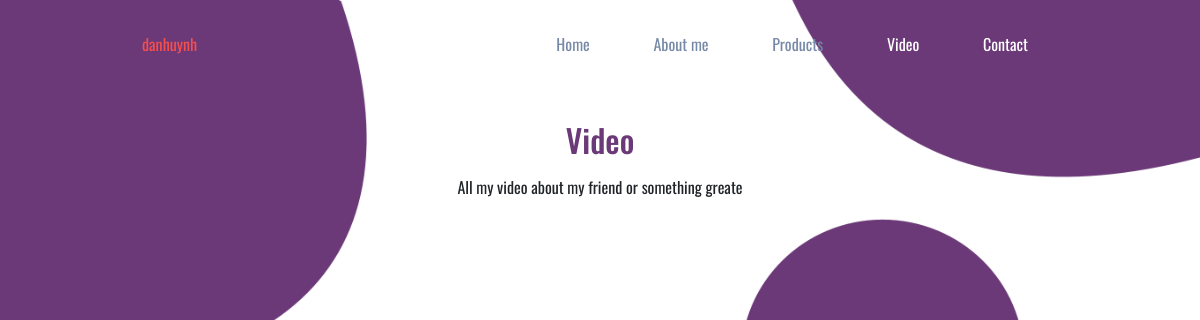
Before: /video/ with the older database file.
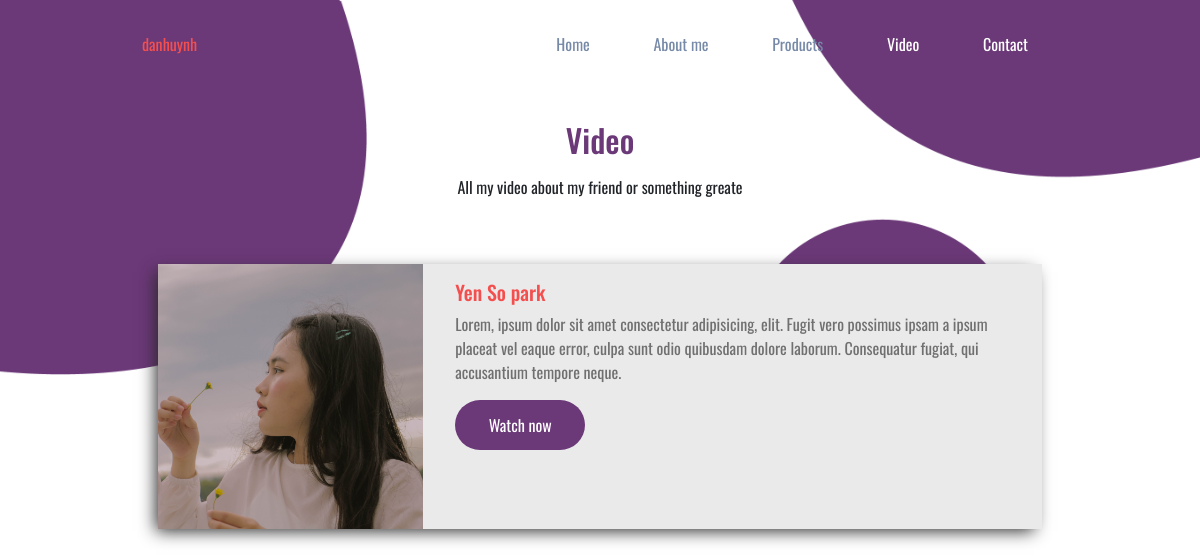
After: the same page with the newer database file.
### video/models.py (models this page shows, shortened)
class VideoModel(models.Model):
	title = models.CharField(max_length=200,null=True, default=None);
	description = models.TextField(max_length=1000,null=True, default=None);
	video = models.FileField(upload_to='video_files', null=True)
	images = models.ImageField(upload_to='videos');
	create_at = models.DateTimeField(null=True, default=None);

### video/views.py (the view)
# urls.py: path('video/', video_views.VideoIndexView.as_view(), name='video'),
class VideoIndexView(views.View):
	def get(self, request):
		item_video = VideoModel.objects.all()
		context = {'item_video': item_video}
		return render(request, 'video/videoindex.html', context)

### templates/video/videoindex.html (shortened to what this page needs)
{% extends 'core/base.html' %}
{% load static %}
{% block css_blocl %}
<link rel="stylesheet" href="{% static 'video/index.css' %}">
{% endblock %}
{% block content %}
<div class="video-all container">
	<div class="title-video">
		<h2 class="titlevideo">Video</h2>
		<p>All my video about my friend or something greate</p>
	</div>
	<div class="list-video">
		{% if item_video %}
		{% for item in item_video %}
		<div class="card-video" data-aos="fade-right">
			<img src="{{ MEDIA_URL }}{{item.images}}">
			<div class="descrip">
				<a href=""><h5>{{ item.title }}</h5></a>
				<p>{{ item.description }}</p>
				<button type="button" data-toggle="modal" data-target="#myModal" class="watchnow">Watch now</button>
			</div>
		</div>
		{% endfor %}
		{% endif %}
	</div>
</div>
{% endblock %}

### templates/core/base.html (shortened to what this page needs)
{% load static %}
<!DOCTYPE html>
<html lang="en">
<head>
	<link rel="stylesheet" href="https://unpkg.com/aos@next/dist/aos.css" />
	<link rel="stylesheet" href="https://maxcdn.bootstrapcdn.com/bootstrap/4.0.0/css/bootstrap.min.css">
	<link rel="stylesheet" href="{% static 'core/css/style.css' %}">
	{% block css_blocl %} {% endblock %}
</head>
<body>
	<div class="container">
		<nav class="navv">
		<div class="logo">
			<p>danhuynh</p>
		</div>
		<div class="my-nav">
			<a class="navb-link active na1" href="{% url 'core:home' %}">Home</a>
			<a class="navb-link na2" href="{% url 'about:aboutme' %}">About me</a>
			<a class="navb-link na3" href="#">Products</a>
			<a class="navb-link na4" href="{% url 'video:video' %}">Video</a>
			<a class="navb-link na5" href="#">Contact</a>
		</div>
	</nav>
	</div>
	{% block content %}
	{% endblock %}
</body>
</html>

### static/core/css/style.css (style rules this page uses)
body { font-family: 'Oswald', sans-serif; }
.navv { display: flex; margin: 2rem 2rem 0rem 2rem; }
.logo { color: #f44f4f; }
.my-nav { text-align: right; width: 100%; }
.my-nav a { margin: 0px 20px; padding: 10px; color: #7689a7 }

### static/video/index.css (style rules this page uses)
body { background: url('/static/video/images/back.png'); background-size: 100%; background-attachment: fixed; }
.na4, .na5 { color: white !important; }
.title-video { height: 12rem; display: flex; flex-direction: column; justify-content: center; }
.container { padding: 0rem 5rem }
.list-video { padding: 0rem 3rem }
.title-video h2, p { text-align: center; margin-bottom: 1rem }
.titlevideo { color: #6b3878; }
.card-video img { width: 30%; }
.card-video p { text-align: left; color: #707070 }
.card-video h5 { color: #f44f4f; }
.card-video { display: flex; margin-bottom: 2rem; box-shadow: -5px 5px 16px -3px #292929; }
.descrip { padding: 1rem 2rem; background: #eaeaea; }
.watchnow { border: none; color: white; background: #6b3878; height: 50px; width: 130px; border-radius: 25px; }

Changed rows visible on the page:
added VideoModel: images (picture), title "Yen So park", description "Lorem, ipsum dolor sit amet consectetur adipisicing, elit. Fugit vero possimus ipsam a ipsum placeat vel eaque error, culpa sunt odio quibusdam dolore laborum. Consequatur fugiat, qui accusantium tempore neque."
